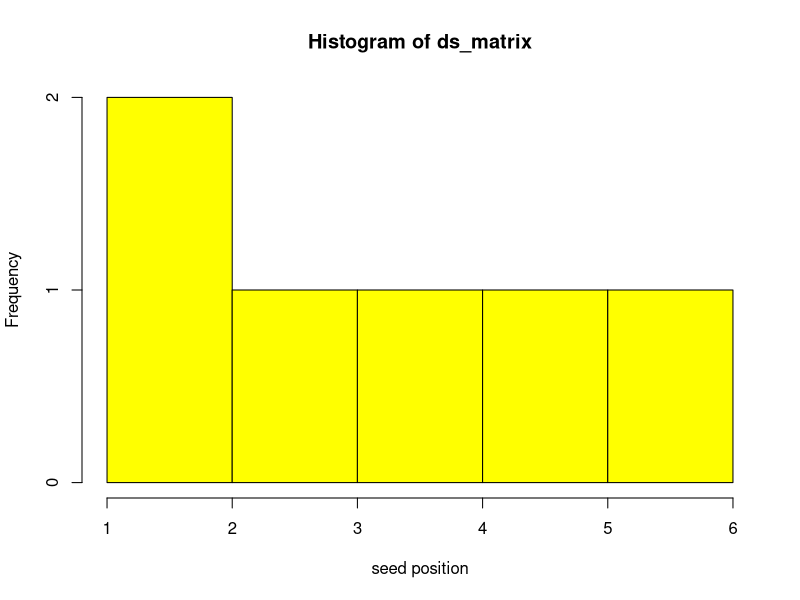

The R source for this figure:
normal_sample <- runif(10000)
ds_matrix = matrix(c(1,2,3,4,5,6), nrow = 3, ncol=2)

hist(ds_matrix, col= "yellow", xlab='seed position')

vec_a = c(1,2,3,4,5)
names(vec_a) = c('id1', 'id2', 'id3', 'id4', 'id5')
vec_a

rownames(ds_matrix) = c('row1', 'row2', 'row3')
colnames(ds_matrix) = c('col1', 'col2')

vec_name = c('Michael', 'Kevin', 'Steve')
vec_height = c(174, 160, 182)
vec_weight = c(70, 66, 80)
df_student = data.frame(name=vec_name, height=vec_height, weight = vec_weight)
df_student$bmi= df_student$weight / (df_student$height * df_student$height)
df_student$bmi = df_student$bmi* 100^2
df_student <- df_student[, 1:3]
tmp = data.frame(name='sandy', height=163, weight=59)
df_student = rbind(tmp, df_student)
df_student
